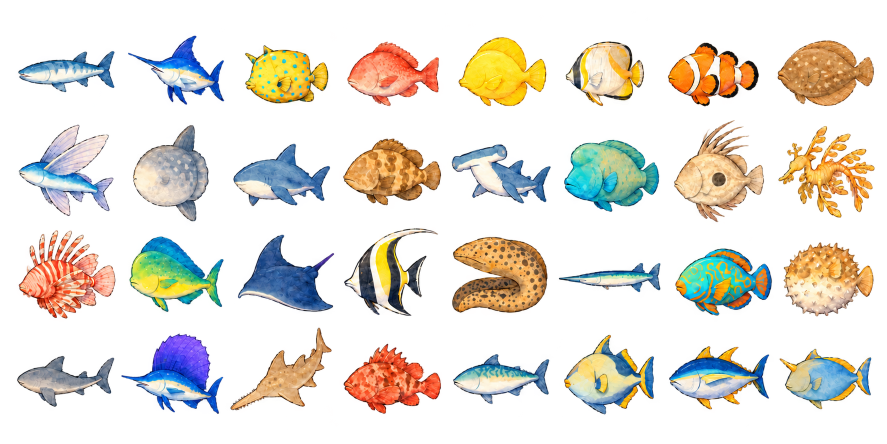
#> input picture output/imagegen/common-collectibles-v1/fish-sheet-transparent-v1.png, 1774 x 887 px (shown at 1/2 size); its folder holds 2 pictures in this run
$ python crop_assets.py
#> lines starting #> are read from the running program, lines starting #| are printed output that depends on the picture
"""Deterministic crops only; generation/background extraction happens via imagegen.
Run from any directory: python3 crop_assets.py
"""
import json
from pathlib import Path
from PIL import Image

ROOT = Path(__file__).resolve().parent


def export(sheet_name, xs, ys, names, folder, rarity):
#> called with sheet_name = 'fish-sheet-transparent-v1.png', folder = 'fish'
    sheet = Image.open(ROOT / sheet_name).convert('RGBA')
#> sheet is the input picture: PIL image 1774x887 RGBA; mean R, G, B, A 59.9, 53.6, 42.8, 72.8
    records = []
    for index, name in enumerate(names):
        row, col = divmod(index, len(xs) - 1)
        box = [xs[col], ys[row], xs[col + 1], ys[row + 1]]
        item = sheet.crop(box)
        bounds = item.getchannel('A').getbbox()
        if bounds is None:
            raise ValueError(f'Empty cell: {name}')
        item = item.crop(bounds)
        # Match visual footprint; upscaling source fish adds no new painted detail.
        scale = 440 / max(item.size)
        item = item.resize((round(item.width*scale), round(item.height*scale)),
                           Image.Resampling.LANCZOS)
        canvas = Image.new('RGBA', (512, 512))
        canvas.alpha_composite(item, ((512-item.width)//2, (512-item.height)//2))
        target = ROOT / folder / f'{name}.png'
        target.parent.mkdir(parents=True, exist_ok=True)
        canvas.save(target)
        records.append(dict(id=name, rarity=rarity, category=folder,
                            sheet=sheet_name, cell=[row+1, col+1], crop=box,
                            path=f'{folder}/{name}.png', status='draft-art'))
#> this loop made 32 passes
#> bounds on passes 1 to 12: (29, 96, 238, 230), (1, 33, 212, 230), (23, 17, 221, 214), (0, 12, 215, 218), (0, 19, 204, 228), (14, 15, 216, 222), (0, 52, 220, 224), (0, 19, 210, 217), (31, 1, 242, 220), (1, 1, 179, 220), (3, 11, 222, 214), (0, 13, 215, 191)
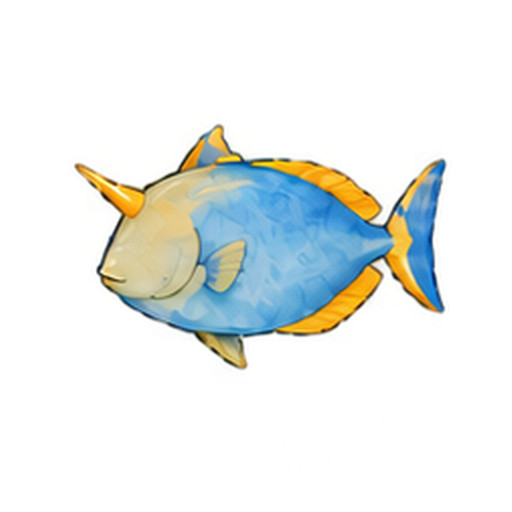
#> canvas: PIL image 512x512 RGBA; mean R, G, B, A 36.6, 41.6, 33.6, 48.7; transparent parts drawn white
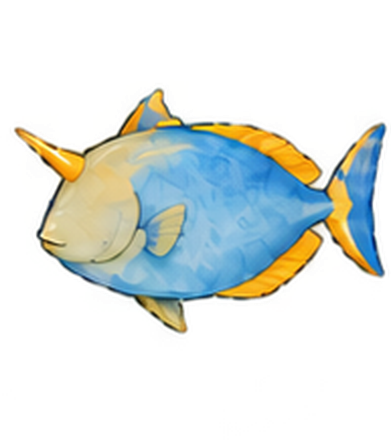
#> item: PIL image 391x440 RGBA; mean R, G, B, A 55.8, 63.3, 51.1, 74.2; transparent parts drawn white
#> after the loop, records = 32 items
    return records


if __name__ == '__main__':
    manifest = export('fish-sheet-transparent-v1.png',
                      [0, 242, 458, 680, 895, 1114, 1330, 1550, 1774],
                      [0, 230, 450, 648, 887],
                      [f'fish-source-{i:02}' for i in range(1, 33)], 'fish', None)
#> manifest = 32 items
    common = ROOT / 'common-ocean-finds-sheet-v1.png'
    if common.exists():
        width, height = Image.open(common).size
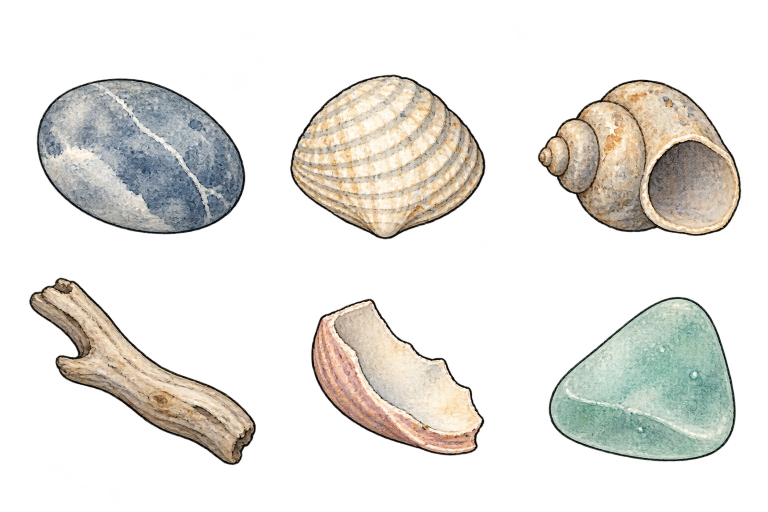
#> input picture output/imagegen/common-collectibles-v1/common-ocean-finds-sheet-v1.png, 1536 x 1024 px (shown at 1/2 size)
#> width = 1536; height = 1024
        manifest += export(common.name,
                           [round(width*i/3) for i in range(4)],
                           [0, round(height/2), height],
                           ['common-sea-pebble', 'common-clam-shell',
                            'common-spiral-shell', 'common-driftwood',
                            'common-shell-shard', 'common-sea-glass'],
                           'ocean-finds', 'common')
#> call 2 of export, with sheet_name = 'common-ocean-finds-sheet-v1.png', folder = 'ocean-finds', rarity = 'common'
#> in export, sheet is the input picture: PIL image 1536x1024 RGBA; mean R, G, B, A 93.2, 89.7, 81, 78.3
#> the loop in export (call 2), `for index, name in enumerate(names):` made 6 passes
#> bounds on passes 1 to 6: (0, 0, 512, 506), (0, 15, 512, 512), (0, 23, 511, 512), (0, 3, 512, 512), (0, 0, 512, 512), (0, 1, 492, 512)
#> pass 1, in export (call 2), `item = sheet.crop(box)`:
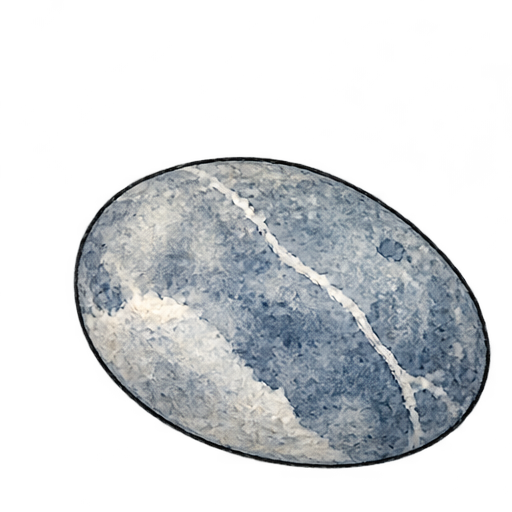
#> item: PIL image 512x512 RGBA; mean R, G, B, A 82, 86.3, 89.1, 95.5; transparent parts drawn white
#> pass 1, in export (call 2), `canvas.save(target)`:
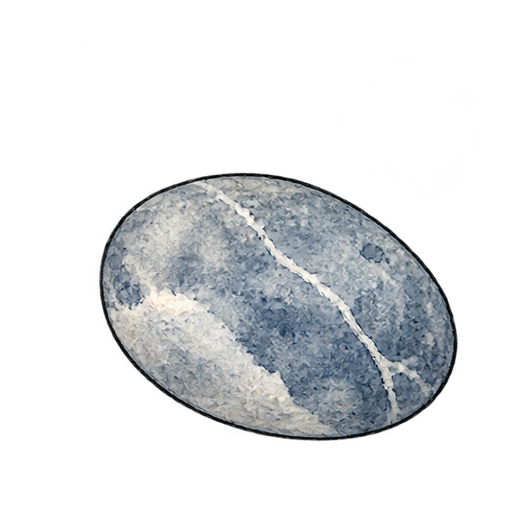
#> saved as common-sea-pebble.png: PIL image 512x512 RGBA; mean R, G, B, A 41, 43.3, 45, 70.6; transparent parts drawn white
#> after the loop in export (call 2), `for index, name in enumerate(names):`:
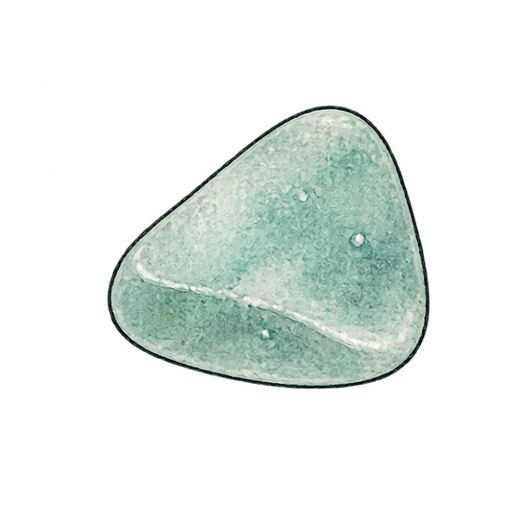
#> canvas: PIL image 512x512 RGBA; mean R, G, B, A 41, 48.8, 44.6, 63.2; transparent parts drawn white
#> after the loop in export (call 2), `for index, name in enumerate(names):`:
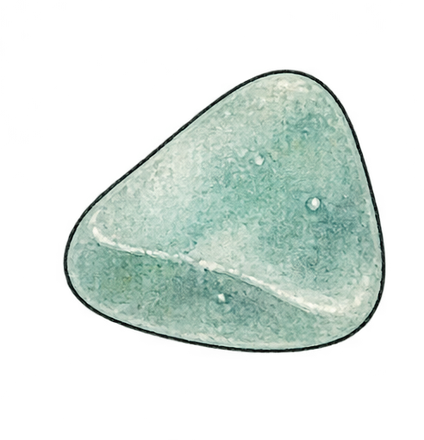
#> item: PIL image 424x440 RGBA; mean R, G, B, A 57.6, 68.6, 62.7, 88.9; transparent parts drawn white
#> after the loop in export (call 2), `for index, name in enumerate(names):`: records = 6 items
#> manifest = 38 items
    (ROOT / 'manifest.json').write_text(json.dumps(manifest, indent=2)+'\n')
    print(f'Exported {len(manifest)} transparent 512px assets.')
#| Exported 38 transparent 512px assets.
